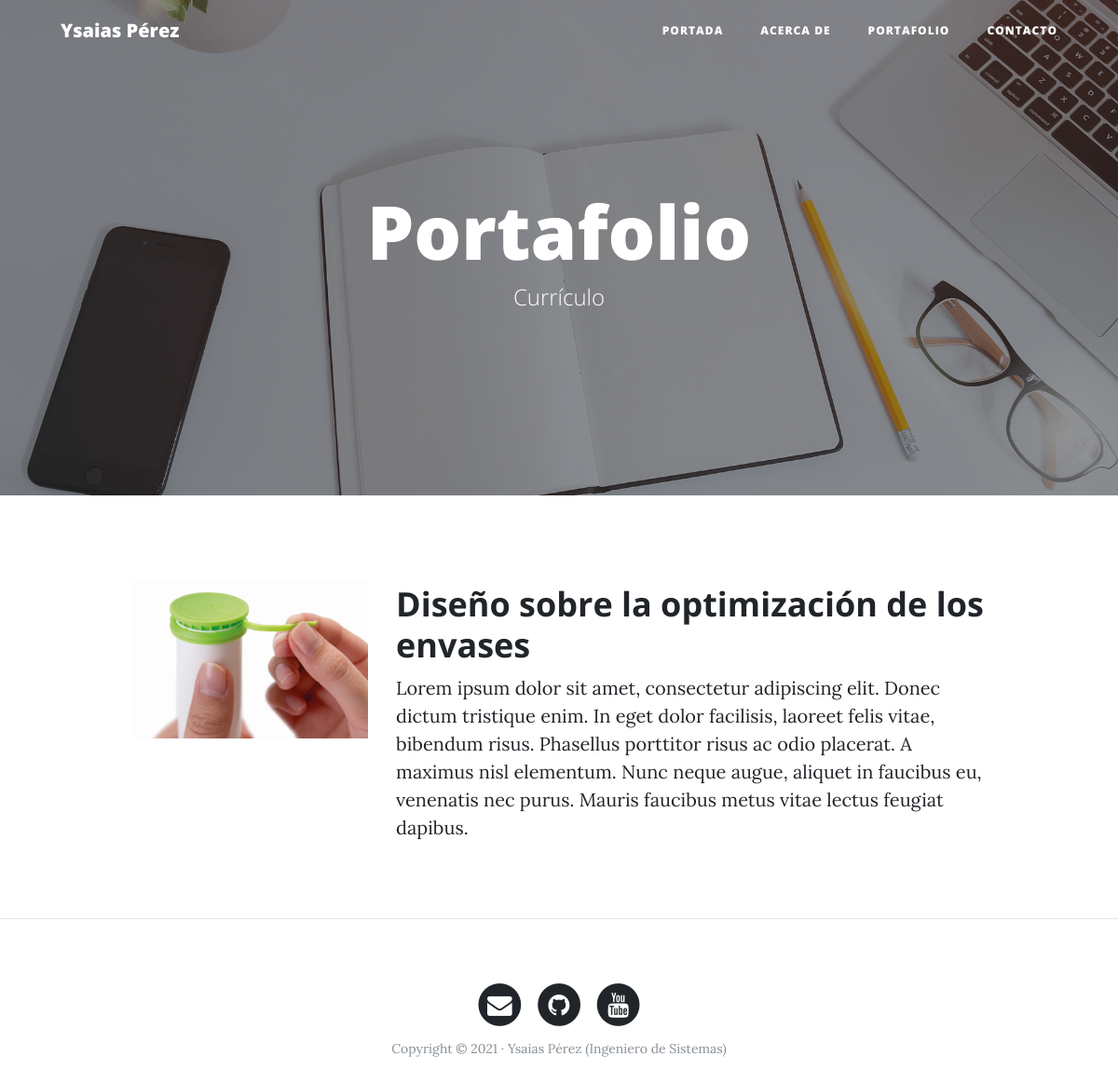
/portfolio/, run on an earlier commit of the app's database.
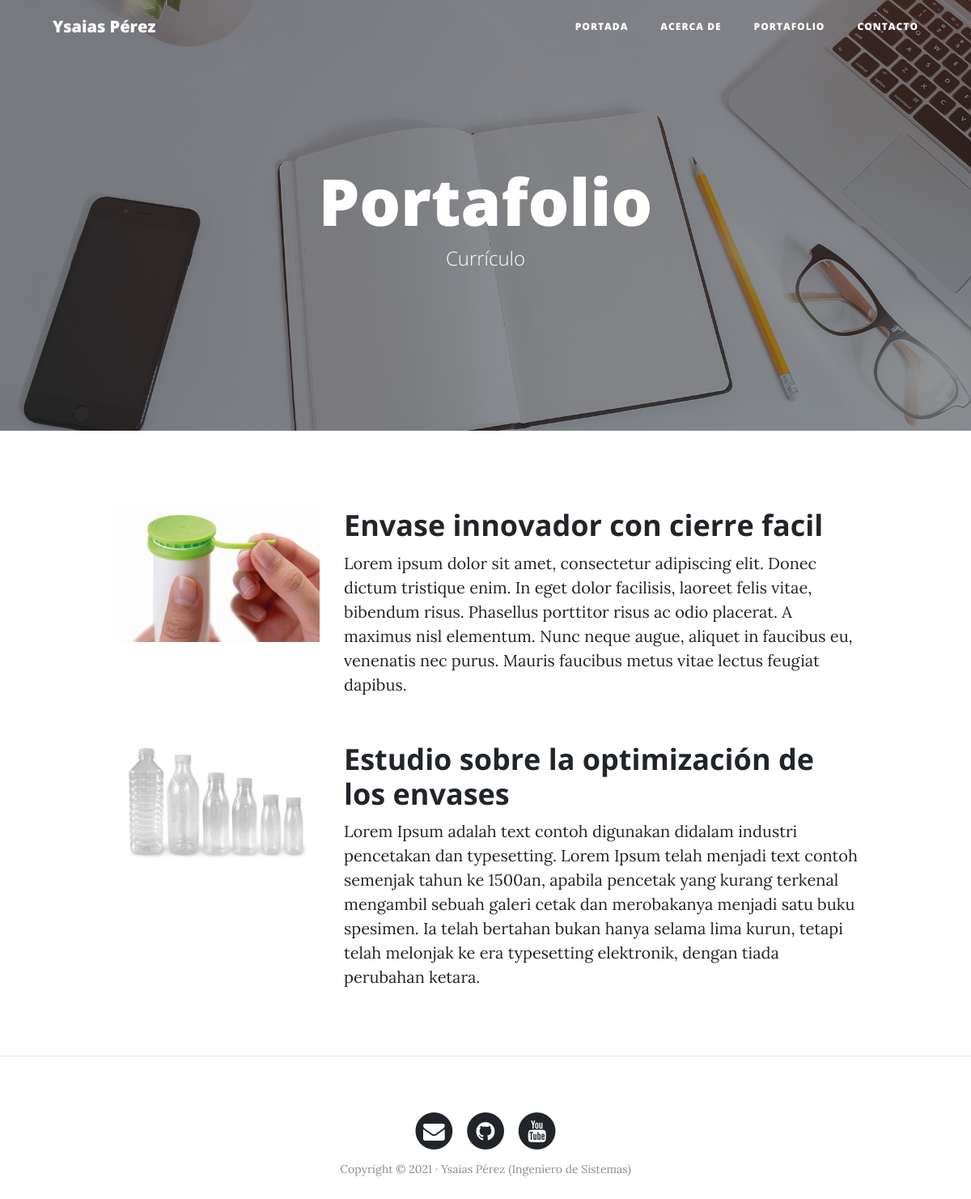
And on a later commit of the database.
### portfolio/models.py (models this page shows, shortened)
class Proyect(models.Model):
    title = models.CharField(max_length=200, verbose_name = "Titulo")
    description = models.TextField(verbose_name = "Descripción")
    image = models.ImageField(verbose_name = "Imagen", upload_to="proyects")
    link = models.URLField(verbose_name = "Direccion Web", null=True, blank=True)
    created = models.DateTimeField(auto_now_add=True, verbose_name = "Fecha de creación")
    updated = models.DateTimeField(auto_now=True, verbose_name = "Fecha de Edición")
    class Meta:
        verbose_name = "proyecto"
        verbose_name_plural = "proyectos"
        ordering = ["-created"]

### portfolio/views.py (the view)
# urls.py: path('portfolio/', portfolio_views.portfolio, name="portfolio"),
def portfolio(request):
    proyects = Proyect.objects.all()
    return render(request,"portfolio/portfolio.html", {'proyects':proyects})

### portfolio/templates/portfolio/portfolio.html (shortened to what this page needs)
{% extends 'core/base.html' %}
{% block background %}{% load static %}{% static 'core/img/portfolio-bg.jpg' %}{% endblock %}
{% block headers %}
<h1>Portafolio</h1>
<span class="subheading">Currículo</span>
{% endblock %}
{% block content %}
{% for project in proyects %}
    <div class="row project">
        <div class="col-lg-3 col-md-4 offset-lg-1">
            <img class="img-fluid" src="{{ project.image.url }}" alt="">
        </div>
        <div class="col-lg-7 col-md-8">
            <h2 class="section-heading title">{{ project.title }}</h2>
        <p>{{ project.description }}</p>
        </div>
    </div>
{% endfor %}
{% endblock %}

### core/templates/core/base.html (shortened to what this page needs)
<!DOCTYPE html>
<html lang="es">
<head>
    {% load static %}
    <link href="{% static 'core/vendor/bootstrap/css/bootstrap.min.css' %}" rel="stylesheet">
    <link href="{% static 'core/vendor/font-awesome/css/font-awesome.min.css' %}" rel="stylesheet" type="text/css">
    <link href="{% static 'core/css/clean-blog.min.css' %}" rel="stylesheet">
</head>
<body>
    <nav class="navbar navbar-expand-lg navbar-light fixed-top" id="mainNav">
        <div class="container">
          <a class="navbar-brand" href="{% url 'home' %}">Ysaias Pérez</a>
          <div class="collapse navbar-collapse" id="navbarResponsive">
            <ul class="navbar-nav ml-auto">
              <li class="nav-item">
                <a class="nav-link" href="{% url 'home' %}">Portada</a>
              </li>
              <li class="nav-item">
                <a class="nav-link" href="{% url 'about' %}">Acerca de</a>
              </li>
              <li class="nav-item">
                <a class="nav-link" href="{% url 'portfolio' %}">Portafolio</a>
              </li>
              <li class="nav-item">
                <a class="nav-link" href="{% url 'contact' %}">Contacto</a>
              </li>
            </ul>
          </div>
        </div>
      </nav>
    <header class="masthead" style="background-image: url('{% block background %}{% endblock %}')">
        <div class="overlay"></div>
        <div class="container">
          <div class="row">
            <div class="col-lg-8 col-md-10 mx-auto">
              <div class="site-heading">
                {% block headers %}{% endblock %}
              </div>
            </div>
          </div>
        </div>
      </header>
    <div class="container">
    {% block content %}{% endblock %}
    </div>
    {% if request.path != '/' %}<hr>{% endif %}
    <footer>
        <div class="container">
          <div class="row">
            <div class="col-lg-8 col-md-10 mx-auto">
              <ul class="list-inline text-center">
                <li class="list-inline-item">
                  <a href="#">
                    <span class="fa-stack fa-lg">
                      <i class="fa fa-circle fa-stack-2x"></i>
                      <i class="fa fa-envelope fa-stack-1x fa-inverse"></i>
                    </span>
                  </a>
                </li>
                <li class="list-inline-item">
                  <a href="#">
                    <span class="fa-stack fa-lg">
                      <i class="fa fa-circle fa-stack-2x"></i>
                      <i class="fa fa-github fa-stack-1x fa-inverse"></i>
                    </span>
                  </a>
                </li>
                <li class="list-inline-item">
                  <a href="#">
                    <span class="fa-stack fa-lg">
                      <i class="fa fa-circle fa-stack-2x"></i>
                      <i class="fa fa-youtube fa-stack-1x fa-inverse"></i>
                    </span>
                  </a>
                </li>
              </ul>
              <p class="copyright text-muted">Copyright &copy; 2021 · Ysaias Pérez (Ingeniero de Sistemas) </p>
            </div>
          </div>
        </div>
      </footer>
</body>
</html>

What changed in the data, as far as the page shows it:
added Proyect: image (picture), title "Envase innovador con cierre facil", description "Lorem ipsum dolor sit amet, consectetur adipiscing elit. Donec dictum tristique enim. In eget dolor facilisis, laoreet felis vitae, bibendum risus. Phasellus porttitor risus ac odio placerat. A maximus nisl elementum. Nunc neque augue, aliquet in faucibus eu, venenatis nec purus. Mauris faucibus metus vitae lectus feugiat dapibus."
changed Proyect: image: a different picture; title "Diseño sobre la optimización de los envases" → "Estudio sobre la optimización de los envases"; description "Lorem ipsum dolor sit amet, consectetur adipiscing elit. Donec dictum tristique enim. In eget dolor facilisis, laoreet felis vitae, bibendum risus. Phasellus porttitor risus ac odio placerat. A maximus nisl elementum. Nunc neque augue, aliquet in faucibus eu, venenatis nec purus. Mauris faucibus metus vitae lectus feugiat dapibus." → "Lorem Ipsum adalah text contoh digunakan didalam industri pencetakan dan typesetting. Lorem Ipsum telah menjadi text contoh semenjak tahun ke 1500an, apabila pencetak yang kurang terkenal mengambil sebuah galeri cetak dan merobakanya menjadi satu buku spesimen. Ia telah bertahan bukan hanya selama lima kurun, tetapi telah melonjak ke era typesetting elektronik, dengan tiada perubahan ketara."
